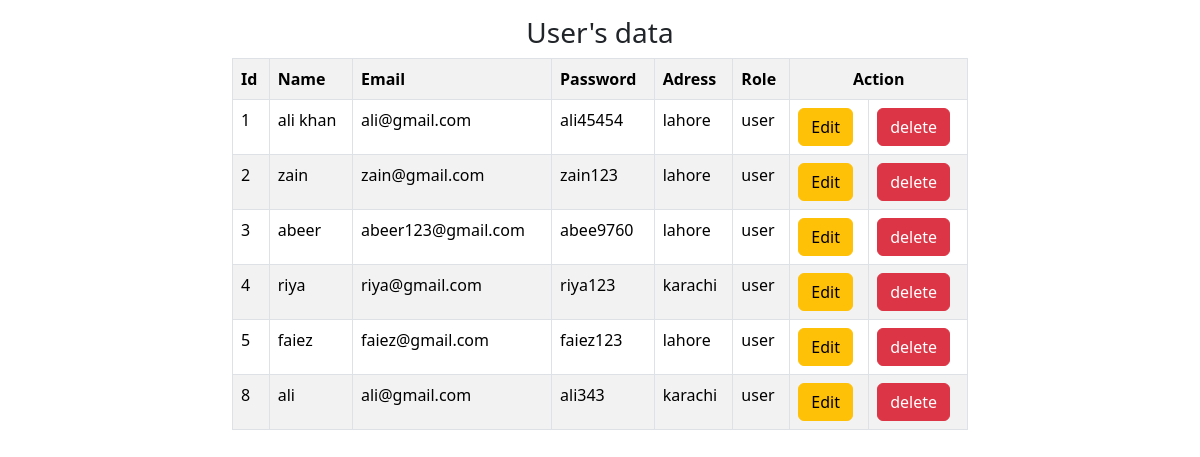
The page / on the database its author committed.
### tables this page shows
CREATE TABLE `register` (
  `id` int(11) NOT NULL,
  `Name` varchar(30) NOT NULL,
  `Email` varchar(30) NOT NULL,
  `Password` varchar(20) DEFAULT NULL,
  `Address` varchar(50) DEFAULT NULL,
  `role` varchar(20) DEFAULT 'user'
);

### index.php (the view, shortened to what this page needs)
<!doctype html>
<html lang="en">
  <head>
    <link href="https://cdn.jsdelivr.net/npm/bootstrap@5.3.8/dist/css/bootstrap.min.css" rel="stylesheet">
  </head>
  <body>
        <div class="container">
            <div class="row">
                <div class="col-8 mx-auto">
                    <h3 class='text-center mt-3'>User's data</h3>
                    <table class="table table-bordered table-hover table-striped">
                        <tr>
                            <th>Id</th>
                            <th>Name</th>
                            <th>Email</th>
                            <th>Password</th>
                            <th>Adress</th>
                            <th>Role</th>
                            <th colspan='2' class='text-center'>Action</th>
                        </tr>
                        <?php
                        $query = mysqli_query($con , "SELECT * from register");
                        foreach($query as $value){
                            ?>
                            <tr>
                                <td><?php echo $value['id'];?></td>
                                <td><?php echo $value['Name'];?></td>
                                <td><?php echo $value['Email'];?></td>
                                <td><?php echo $value['Password'];?></td>
                                <td><?php echo $value['Address'];?></td>
                                <td><?php echo $value['role'];?></td>
                                <td>
<button type="button" class="btn btn-warning" data-bs-toggle="modal" data-bs-target="#edit<?php echo $value['id'];?>">
  Edit
</button>
</td>
<td><button type="button" class="btn btn-danger" data-bs-toggle="modal" data-bs-target="#delete<?php echo $value['id'];?>">
  delete
</button>
</td>
                            </tr>
                            <?php
                        }
                        ?>
                    </table>
                </div>
            </div>
        </div>
  </body>
</html>

### rows shown on the page
register: id "1", Name "ali khan", Email "ali@gmail.com", Password "ali45454", Address "lahore", role "user"
register: id "2", Name "zain", Email "zain@gmail.com", Password "zain123", Address "lahore", role "user"
register: id "3", Name "abeer", Email "abeer123@gmail.com", Password "abee9760", Address "lahore", role "user"
register: id "4", Name "riya", Email "riya@gmail.com", Password "riya123", Address "karachi", role "user"
register: id "5", Name "faiez", Email "faiez@gmail.com", Password "faiez123", Address "lahore", role "user"
register: id "8", Name "ali", Email "ali@gmail.com", Password "ali343", Address "karachi", role "user"
